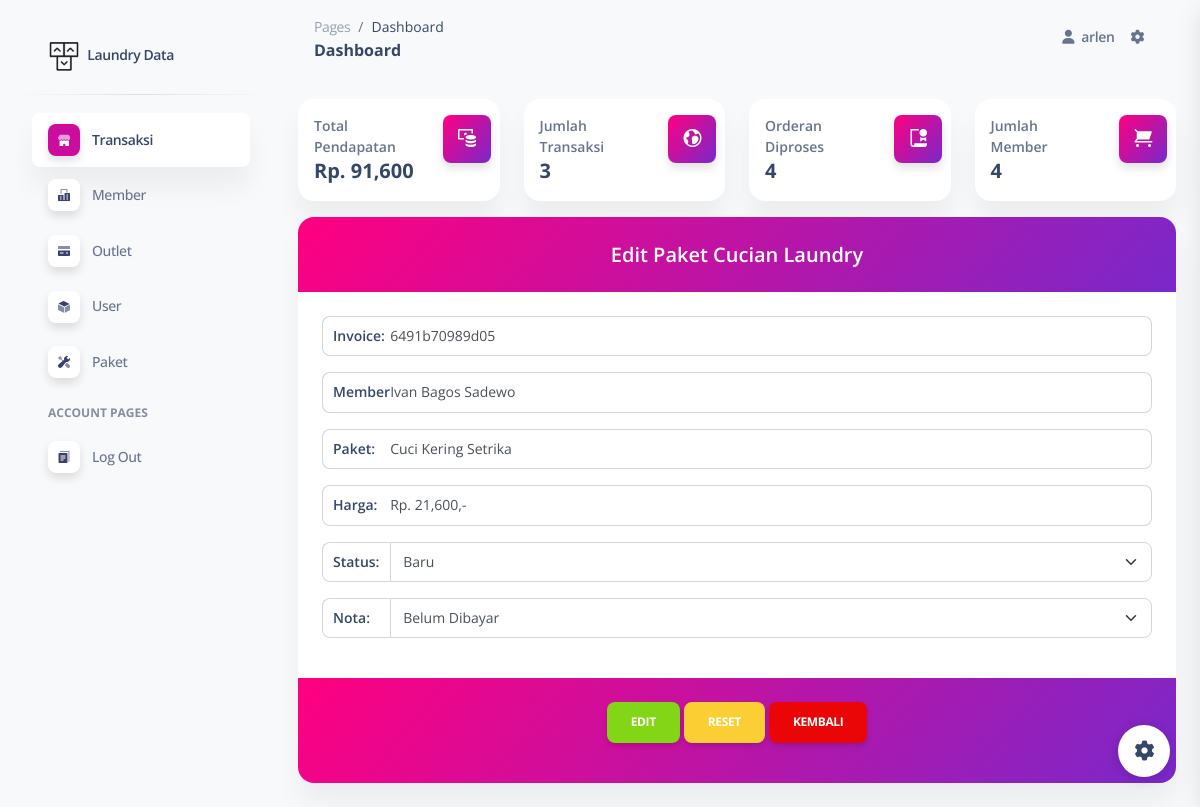
The app's page /pages/index.php?page=edtr&id=8 (signed in) with its own data.
### tables this page shows
CREATE TABLE `tb_transaksi` (
  `id` int NOT NULL,
  `id_outlet` int NOT NULL,
  `kode_invoice` varchar(100) NOT NULL,
  `id_member` int NOT NULL,
  `tgl` datetime NOT NULL,
  `biaya` int NOT NULL,
  `status` enum('Baru','Proses','Selesai','Diambil') NOT NULL DEFAULT 'Baru',
  `dibayar` enum('Dibayar','Belum Dibayar') NOT NULL DEFAULT 'Belum Dibayar',
  `id_user` int NOT NULL
);

CREATE TABLE `tb_member` (
  `id` int NOT NULL,
  `nama` varchar(100) NOT NULL,
  `alamat` text NOT NULL,
  `jenis_kelamin` enum('L','P') NOT NULL,
  `tlp` varchar(15) NOT NULL
);

CREATE TABLE `tb_paket` (
  `id` int NOT NULL,
  `jenis` enum('Kiloan','Selimut','Bed Cover','Kaos','Lainnya') NOT NULL,
  `nama_paket` enum('Cuci Kering','Cuci Kering Setrika','Express') NOT NULL,
  `harga` int NOT NULL
);

### crud/transaksi/edit.php (the view, shortened to what this page needs)
<?php
include "../../config/config.php";
$id = $_GET['id'];
$q = mysqli_fetch_array(mysqli_query($con, "SELECT * FROM tb_transaksi INNER JOIN tb_detail_transaksi AS d ON tb_transaksi.id = d.id_transaksi INNER JOIN tb_paket ON d.id_paket = tb_paket.id INNER JOIN tb_member ON tb_transaksi.id_member = tb_member.id WHERE tb_transaksi.id = $id"));
?>
    <center>
    <div class="card text-center mt-3"">
        <div class="card-header bg-gradient-primary">
            <div class="card-text text-white h5">Edit Paket Cucian Laundry</div>
        </div>
        <div class="card-body">
            <form action="../../crud/transaksi/process.php" method="post">
            <div class="input-group mb-3">
                <span class="input-group-text text-bold col-1">Invoice:</span>
                <input type="text" class="form-control" value="<?=$q['kode_invoice']?>" readonly>
            </div>
            <div class="input-group mb-3">
                <span class="input-group-text text-bold col-1">Member:</span>
                <input type="text" class="form-control" value="<?=$q['nama']?>" readonly>
            </div>
            <div class="input-group mb-3">
                <span class="input-group-text text-bold col-1">Paket:</span>
                <input type="text" class="form-control" value="<?=$q['nama_paket']?>" readonly>
            </div>
            <div class="input-group mb-3">
                <span class="input-group-text text-bold col-1">Harga:</span>
                <input type="text" class="form-control" value="Rp. <?= number_format($q['biaya']) ?>,-" readonly>
            </div>
            <div class="input-group mb-3">
                <span class="input-group-text text-bold col-1">Status:</span>
                <select name="status" class="form-select">
                    <option value="Baru">Baru</option>
                </select>
            </div>
            <div class="input-group mb-3">
                <span class="input-group-text text-bold col-1">Nota:</span>
                <select name="nota" class="form-select">
                    <option value="Belum Dibayar">Belum Dibayar</option>
                </select>
            </div>
        </div>
        <div class="card-footer bg-gradient-primary">
            <input type="submit" name="ed" class="btn btn-success" value="Edit">
            <input type="reset" class="btn btn-warning" value="Reset">
            <a href="index.php?page=tr" class="btn btn-danger">Kembali</a>
        </div>
    </div>
    </center>

### records on screen
tb_transaksi: kode_invoice "6491b70989d05", id_member.nama "Ivan Bagos Sadewo", nama_paket "Cuci Kering Setrika", biaya "Rp. 21,600,-"

### other values on screen
$_SESSION['login'] "arlen"
$t['omset'] "91,600"
$t['transaksi'] "3"
$o['outlet'] "4"
$m['member'] "4"
